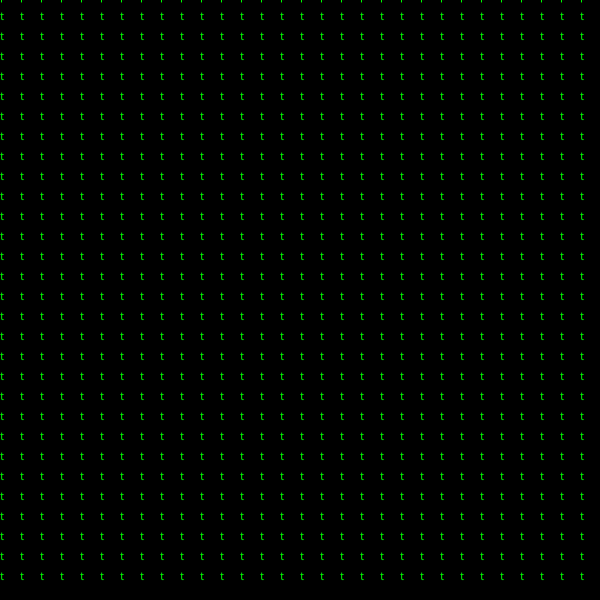
Frame 1 (no input)
Frame 60 (the mouse pressed at the canvas centre just before this capture): identical to frame 1, image omitted
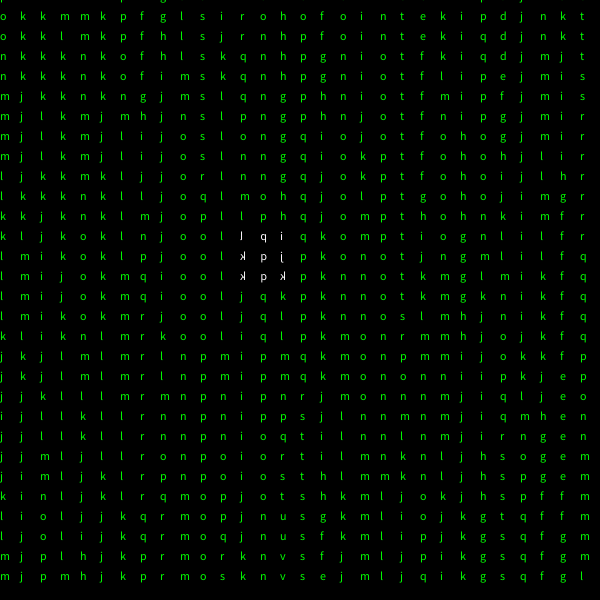
Frame 120 (the mouse held since frame 60 and released just before this capture)

The Processing sketch that drew these frames (run headless with seeded random() and noise(); from frame 60 on, the mouse is pressed at the canvas centre):

// Processing sketch: processing_112768
// ── processing_112768.pde

float a = 10.0;

void setup() {
  size(600, 600);
  fill(0, 255, 0);
  cursor(CROSS);
}
//using random

//for (int x=0; x<width; x+=20) {
//  for (int y=0; y<height; y+=20) {
// int ran= int(random(97,123)); 
// text (char(ran), x, y);
//  }
//}

void draw() {
  background(0);

  for (int x=0; x<width; x+=20) {

    for (int y=0; y<height; y+=20) {
      a = mouseX + mouseY;
      int noi= int(map(noise(x+y/a), 0, 1, 97, 122)); 
      if (mouseX>x && mouseX<x+80 && mouseY>y && mouseY<y+80) { 
        fill(255); 
        pushMatrix();
        translate(2*x+textWidth(char(noi)),0);
        scale(-1, 1);
        text (char(noi), x, y);
        popMatrix();
      } 
      else {
        fill(0, 255, 0); 
        text (char(noi), x, y);
      }
    }
  }
}
